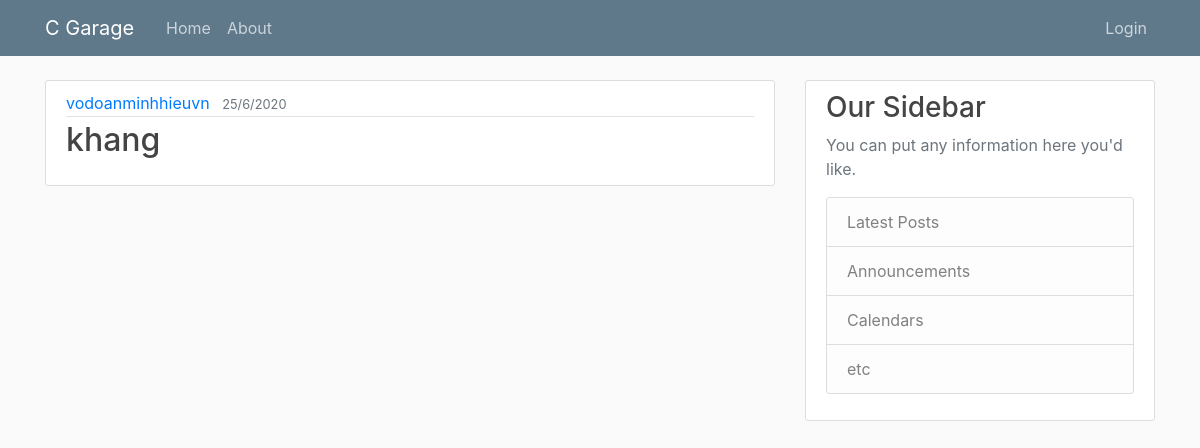
The page /car/1/ on the database as committed earlier.
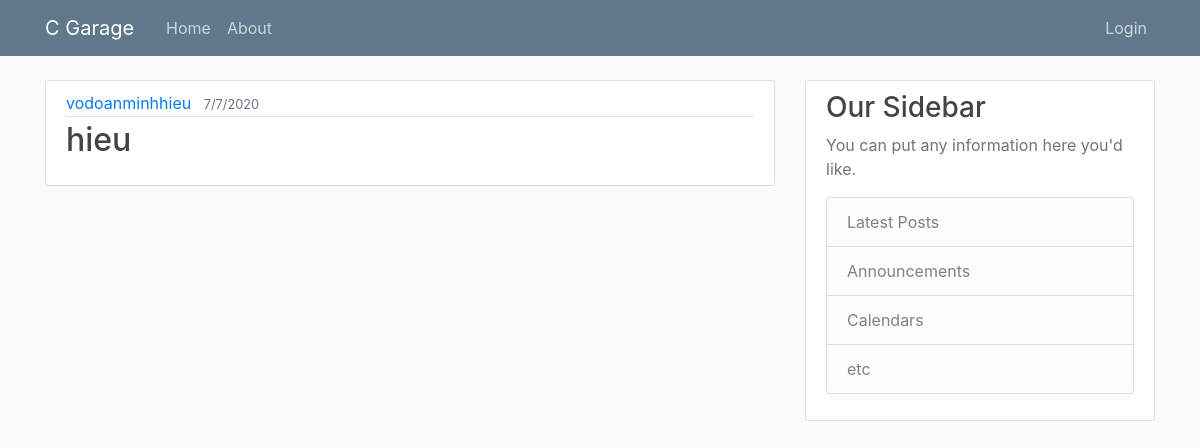
The same page on the database as committed later.
### garage/models.py (models this page shows, shortened)
class Car(models.Model):
    car_id = models.CharField(primary_key=True, max_length=100)
    owner = models.CharField(max_length=200)
    license_plate = models.CharField(max_length=50)
    address = models.TextField()
    phone_number = models.CharField(max_length=10, validators=[RegexValidator(r'^\d{1,10}$')])
    email = models.EmailField()
    date_received = models.DateTimeField(default=timezone.now)
    staff = models.ForeignKey(User, on_delete=models.CASCADE)
    car_brand = models.ForeignKey('Car_brand', on_delete=models.CASCADE)
    is_edited = models.BooleanField(null=True)

### garage/views.py (the view)
# urls.py: path('car/<slug:pk>/', CarDetailView.as_view(), name="car-detail"),
class CarDetailView(DetailView):
    model = Car

### garage/templates/garage/car_detail.html (shortened to what this page needs)
{% extends "garage/base.html"%}
{% block content%}
<article class="media content-section">
    <div class="media-body">
        <div class="article-metadata">
        <a class="mr-2" href="#">{{ object.staff }}</a>
        <small class="text-muted">{{ object.date_received|date:"j/n/Y" }}</small>
        </div>
        <h2 class="article-title">{{ object.owner }}</h2>
    </div>
    </article>
{% endblock content %}

### garage/templates/garage/base.html (shortened to what this page needs)
{% load static %}
<!DOCTYPE html>
<html lang="en">
<head>
    <link rel="stylesheet" href="https://maxcdn.bootstrapcdn.com/bootstrap/4.0.0/css/bootstrap.min.css">
    <link rel="stylesheet" href="{% static 'garage/main.css' %}">
</head>
<body>
    <header class="site-header">
        <nav class="navbar navbar-expand-md navbar-dark bg-steel fixed-top">
        <div class="container">
            <a class="navbar-brand mr-4" href="/">C Garage</a>
            <div class="collapse navbar-collapse" id="navbarToggle">
                <div class="navbar-nav mr-auto">
                    <a class="nav-item nav-link" href="{% url 'garage-home' %}">Home</a>
                    <a class="nav-item nav-link" href="{% url 'garage-about' %}">About</a>
                </div>
                <div class="navbar-nav">
                {% if user.is_authenticated %}
                    <a class="nav-item nav-link" href="{% url 'profile' %}">Profile</a>
                    <a class="nav-item nav-link" href="{% url 'logout' %}">Logout</a>
                    <a class="nav-item nav-link" href="{% url 'admin:index' %}">Update</a>
                    {% if user.is_superuser %}
                        <a class="nav-item nav-link" href="{% url 'register' %}">Register</a>
                    {% endif %}
                {% else %}
                    <a class="nav-item nav-link" href="{% url 'login' %}">Login</a>
                {% endif %}
                </div>
            </div>
        </div>
        </nav>
    </header>
        <main role="main" class="container">
            <div class="row">
                <div class="col-md-8">
                {% block content %}{% endblock %}
                </div>
                <div class="col-md-4">
                    <div class="content-section">
                        <h3>Our Sidebar</h3>
                        <p class='text-muted'>You can put any information here you'd like.
                        <ul class="list-group">
                            <li class="list-group-item list-group-item-light">Latest Posts</li>
                            <li class="list-group-item list-group-item-light">Announcements</li>
                            <li class="list-group-item list-group-item-light">Calendars</li>
                            <li class="list-group-item list-group-item-light">etc</li>
                        </ul>
                        </p>
                    </div>
                </div>
            </div>
        </main>
</body>
</html>

### garage/static/garage/main.css (style rules this page uses)
body { background: #fafafa; color: #333333; margin-top: 5rem; }
h1, h2, h3, h4, h5, h6 { color: #444444; }
ul { margin: 0; }
.bg-steel { background-color: #5f788a; }
.site-header .navbar-nav .nav-link { color: #cbd5db; }
.content-section { background: #ffffff; padding: 10px 20px; border: 1px solid #dddddd; border-radius: 3px; margin-bottom: 20px; }
.article-title { color: #444444; }
.article-metadata { padding-bottom: 1px; margin-bottom: 4px; border-bottom: 1px solid #e3e3e3 }

Rows that differ between the two databases and show on the page:
changed Car: staff "vodoanminhhieuvn" → "vodoanminhhieu"; date_received "25/6/2020" → "7/7/2020"; owner "khang" → "hieu"
